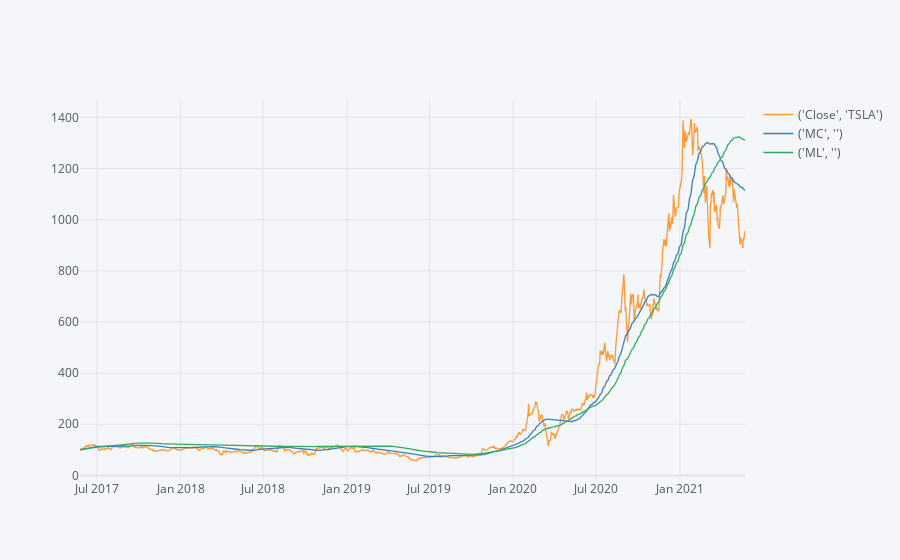

This figure's notebook cell:
### Code cell
df[['Close','MC','ML']].normalize().iplot()

### Figure 1 — Plotly figure (JSON) as saved in the notebook; plotly's stock layout.template omitted (floating-point values rounded to 4 significant figures; data arrays with more than 128 entries replaced by an {"elided": "..."} marker saying what was removed)
{"data": [{"line": {"color": "rgba(255, 153, 51, 1.0)", "dash": "solid", "shape": "linear", "width": 1.3}, "mode": "lines", "name": "('Close', 'TSLA')", "text": "", "type": "scatter", "x": {"elided": "1006 str values"}, "y": {"elided": "1006 float values"}}, {"line": {"color": "rgba(55, 128, 191, 1.0)", "dash": "solid", "shape": "linear", "width": 1.3}, "mode": "lines", "name": "('MC', '')", "text": "", "type": "scatter", "x": {"elided": "1006 str values"}, "y": {"elided": "1006 float values"}}, {"line": {"color": "rgba(50, 171, 96, 1.0)", "dash": "solid", "shape": "linear", "width": 1.3}, "mode": "lines", "name": "('ML', '')", "text": "", "type": "scatter", "x": {"elided": "1006 str values"}, "y": {"elided": "1006 float values"}}], "layout": {"legend": {"bgcolor": "#F5F6F9", "font": {"color": "#4D5663"}}, "paper_bgcolor": "#F5F6F9", "plot_bgcolor": "#F5F6F9", "title": {"font": {"color": "#4D5663"}}, "xaxis": {"gridcolor": "#E1E5ED", "showgrid": true, "tickfont": {"color": "#4D5663"}, "title": {"font": {"color": "#4D5663"}, "text": ""}, "zerolinecolor": "#E1E5ED"}, "yaxis": {"gridcolor": "#E1E5ED", "showgrid": true, "tickfont": {"color": "#4D5663"}, "title": {"font": {"color": "#4D5663"}, "text": ""}, "zerolinecolor": "#E1E5ED"}}}
